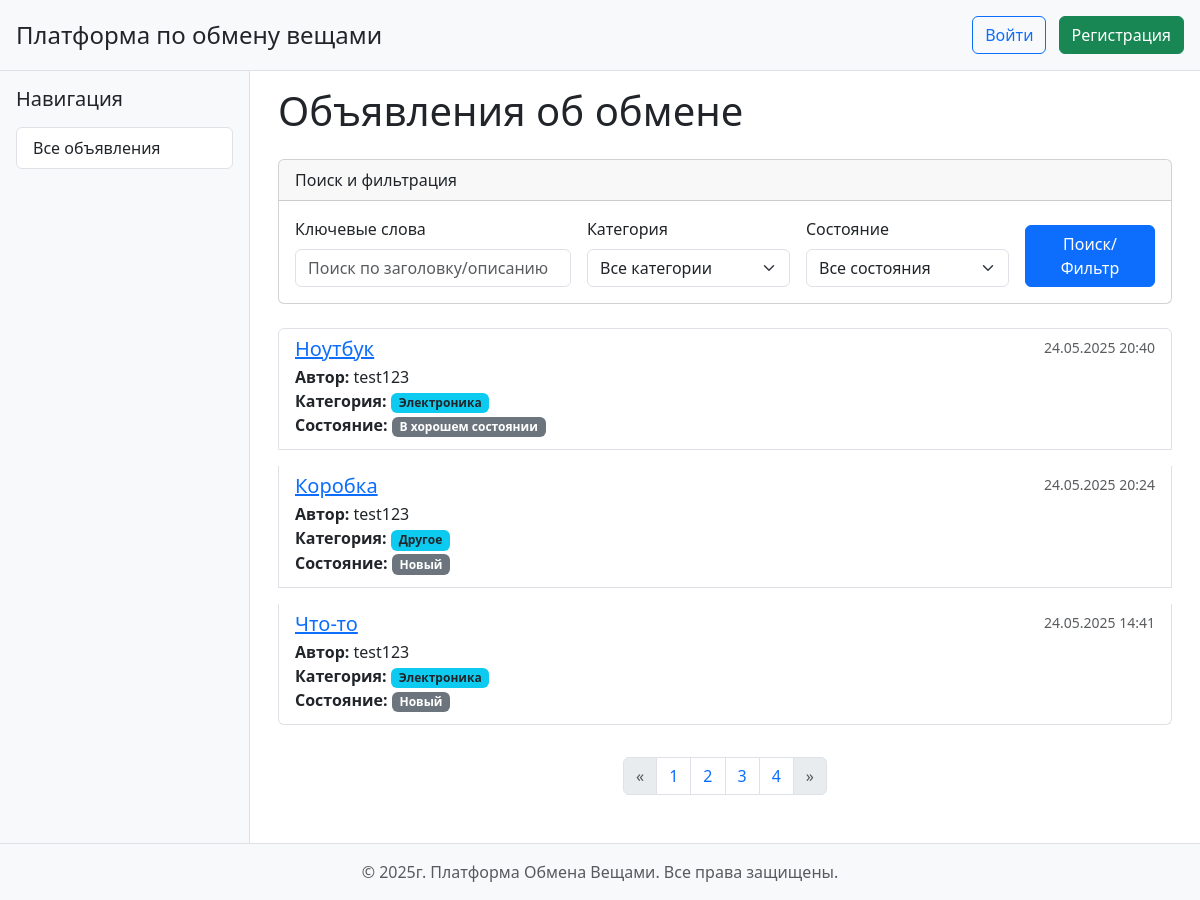
Before: / with the older database file.
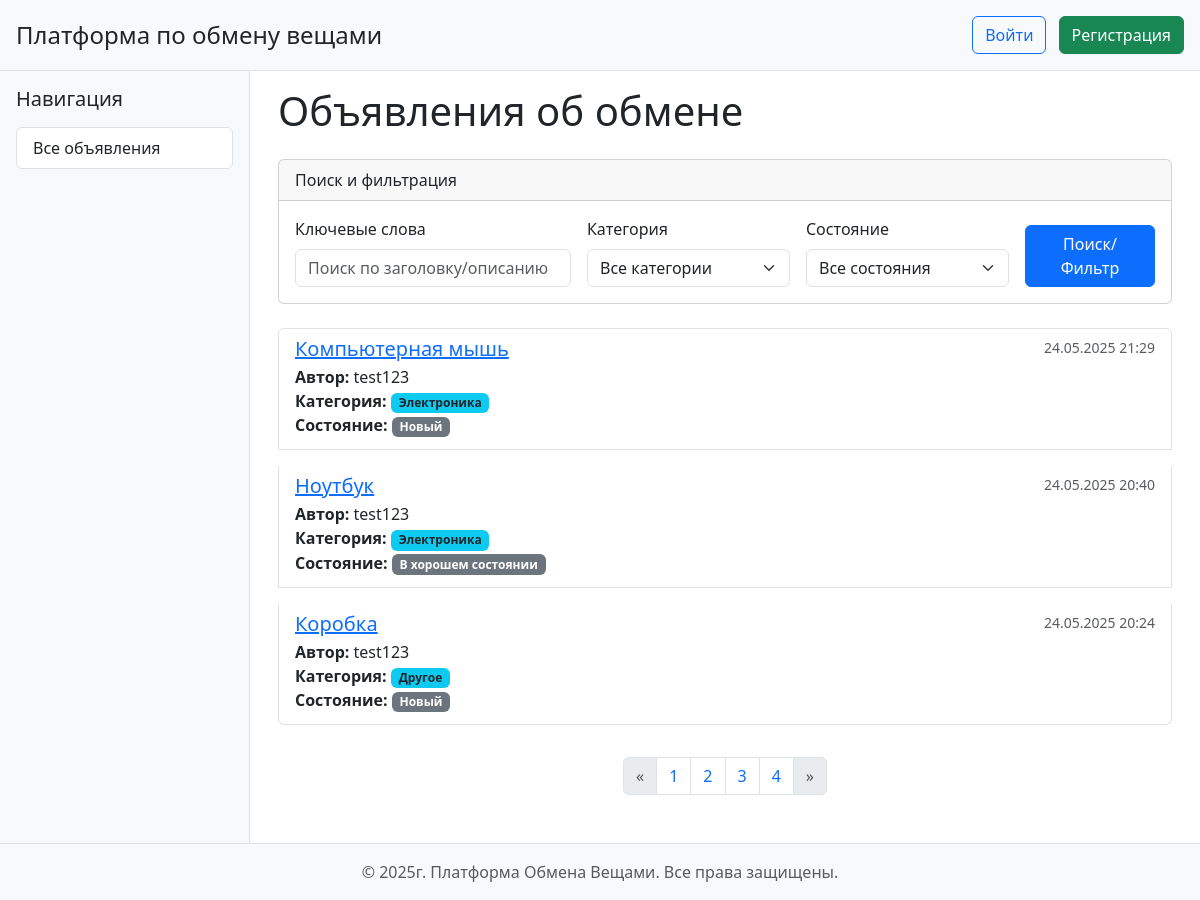
After: the same page with the newer database file.
### ads/models.py (models this page shows, shortened)
class Ad(models.Model):
    CONDITION_CHOICES = [
        ('new', 'Новый'),
        ('used', 'Б/у'),
        ('good', 'В хорошем состоянии'),
        ('fair', 'Удовлетворительное'),
    ]
    CATEGORY_CHOICES = [
        ('electronics', 'Электроника'),
        ('books', 'Книги'),
        ('clothes', 'Одежда'),
        ('home', 'Товары для дома'),
        ('sport', 'Спорт'),
        ('other', 'Другое'),
    ]
    user = models.ForeignKey(User, on_delete=models.CASCADE, related_name='ads')
    title = models.CharField(max_length=200, verbose_name='Название')
    description = models.TextField(max_length=255, verbose_name='Описание')
    image_url = models.URLField(blank=True, null=True, verbose_name='Ссылка на изображение')
    category = models.CharField(max_length=50, choices=CATEGORY_CHOICES, verbose_name='Категория')
    condition = models.CharField(max_length=50, choices=CONDITION_CHOICES, verbose_name='Состояние')
    created_at = models.DateTimeField(auto_now_add=True, verbose_name='Объявление создано')
    class Meta:
        ordering = ['-created_at'] # Сортировка по времени создания
        verbose_name = "Объявление"  # Человекочитаемое название модели в единственном числе.
        verbose_name_plural = "Объявления"  # Человекочитаемое название модели во множественном числе.

### ads/views.py (the view, shortened to what this page needs)
# urls.py: path('', views.AdListView.as_view(), name='ad_list'),
class AdListView(ListView):
    model = Ad
    template_name = 'ads/ad_list.html'
    context_object_name = 'page_obj'
    paginate_by = 3 # Добавлена пагинация
    def get_queryset(self):
        queryset = super().get_queryset().order_by('-created_at')
        query = self.request.GET.get('q')
        category = self.request.GET.get('category')
        condition = self.request.GET.get('condition')
        user_param = self.request.GET.get('user')
        my_ads_param = self.request.GET.get('my_ads')
        if query:
            queryset = queryset.filter(Q(title__icontains=query) | Q(description__icontains=query))
        if category:
            queryset = queryset.filter(category=category)
        if condition:
            queryset = queryset.filter(condition=condition)
        if my_ads_param and self.request.user.is_authenticated:
            queryset = queryset.filter(user=self.request.user)
        return queryset
    def get_context_data(self, **kwargs):
        context = super().get_context_data(**kwargs)
        context['categories'] = Ad.CATEGORY_CHOICES
        context['conditions'] = Ad.CONDITION_CHOICES
        context['current_query'] = self.request.GET.get('q', '')
        context['current_category'] = self.request.GET.get('category', '')
        context['current_condition'] = self.request.GET.get('condition', '')
        context['current_user_param'] = self.request.GET.get('user', '')
        context['current_my_ads_param'] = self.request.GET.get('my_ads', '')
        context['is_my_ads_filter_active'] = bool(self.request.GET.get('my_ads'))
        return context

### templates/ads/ad_list.html (shortened to what this page needs)
{% extends 'base.html' %}
{% block content %}
    <h1 class="mb-4">Объявления об обмене</h1>
    <div class="card mb-4">
        <div class="card-header">Поиск и фильтрация</div>
        <div class="card-body">
            <form method="get" action="{% url 'ad_list' %}" class="row g-3 align-items-end">
                <div class="col-md-4">
                    <label for="id_q" class="form-label">Ключевые слова</label>
                    <input type="text" class="form-control" id="id_q" name="q" placeholder="Поиск по заголовку/описанию" value="{{ current_query|default_if_none:'' }}">
                </div>
                <div class="col-md-3">
                    <label for="id_category" class="form-label">Категория</label>
                    <select class="form-select" id="id_category" name="category">
                        <option value="">Все категории</option>
                    </select>
                </div>
                <div class="col-md-3">
                    <label for="id_condition" class="form-label">Состояние</label>
                    <select class="form-select" id="id_condition" name="condition">
                        <option value="">Все состояния</option>
                    </select>
                </div>
                <div class="col-md-2 d-grid">
                    <button type="submit" class="btn btn-primary">Поиск/Фильтр</button>
                </div>
            </form>
        </div>
    </div>
    <div class="list-group">
        {% for ad in page_obj %}
            <div class="list-group-item list-group-item-action mb-3">
                <div class="d-flex w-100 justify-content-between">
                    <h5 class="mb-1"><a href="{% url 'ad_detail' pk=ad.pk %}">{{ ad.title }}</a></h5>
                    <small class="text-muted">{{ ad.created_at|date:"d.m.Y H:i" }}</small>
                </div>
                <p class="mb-1">
                    <strong>Автор:</strong> {{ ad.user.username }}<br>
                    <strong>Категория:</strong> <span class="badge bg-info text-dark">{{ ad.get_category_display }}</span><br>
                    <strong>Состояние:</strong> <span class="badge bg-secondary">{{ ad.get_condition_display }}</span>
                </p>
            </div>
        {% empty %}
            <div class="alert alert-info" role="alert">Объявлений пока нет.</div>
        {% endfor %}
    </div>
    {% include 'pagination.html' %}
{% endblock %}

### templates/base.html (shortened to what this page needs)
<!DOCTYPE html>
<html lang="ru">
<head>
    <link href="https://cdn.jsdelivr.net/npm/bootstrap@5.3.3/dist/css/bootstrap.min.css" rel="stylesheet">
    <link rel="stylesheet" href="https://cdn.jsdelivr.net/npm/bootstrap-icons@1.11.3/font/bootstrap-icons.min.css">
</head>
<body>
    <header class="p-3 bg-light border-bottom d-flex justify-content-between align-items-center">
        <h4 class="mb-0"><a class="text-dark text-decoration-none" href="{% url 'ad_list' %}">Платформа по обмену вещами</a></h4>
        {% if user.is_authenticated %}
            <div>
                <span class="me-3">Добро пожаловать, {{ user.username }}!</span>
                <a href="{% url 'password_change' %}" class="btn btn-outline-secondary">Сменить пароль</a>
                <form action="{% url 'logout' %}" method="post" class="logout-form">
                    {% csrf_token %}
                    <button type="submit" class="btn btn-outline-secondary">Выйти из аккаунта</button>
                </form>
            </div>
        {% else %}
            <div>
                <a href="{% url 'login' %}" class="btn btn-outline-primary me-2">Войти</a>
                <a href="{% url 'signup' %}" class="btn btn-success">Регистрация</a>
            </div>
        {% endif %}
    </header>
    <div class="wrapper">
        <div class="sidebar">
            <h5 class="mb-3">Навигация</h5>
            <div class="list-group">
                <a href="{% url 'ad_list' %}" class="list-group-item list-group-item-action">Все объявления</a>
            </div>
        </div>
        <main class="content">
            <div class="container-fluid">
                {% block content %}
                {% endblock %}
            </div>
        </main>
    </div>
    <footer class="footer mt-auto py-3 bg-light">
        <div class="container-fluid">
            <span class="text-muted">&copy; 2025г. Платформа Обмена Вещами. Все права защищены.</span>
        </div>
    </footer>
</body>
</html>

### templates/pagination.html (shortened to what this page needs)
{% if is_paginated %}
    <nav aria-label="Page navigation">
        <ul class="pagination justify-content-center p-3">
            {% if page_obj.has_previous %}
                <li class="page-item">
                    <a class="page-link" href="?page={{ page_obj.previous_page_number }}{% if current_query %}&q={{ current_query|urlencode }}{% endif %}{% if current_category %}&category={{ current_category|urlencode }}{% endif %}{% if current_condition %}&condition={{ current_condition|urlencode }}{% endif %}{% if current_user_param %}&user={{ current_user_param|urlencode }}{% endif %}{% if current_my_ads_param %}&my_ads={{ current_my_ads_param|urlencode }}{% endif %}" aria-label="Previous">
                        <span aria-hidden="true">&laquo;</span>
                    </a>
                </li>
            {% else %}
                <li class="page-item disabled">
                    <span class="page-link" aria-hidden="true">&laquo;</span>
                </li>
            {% endif %}
            {% for page_number in paginator.get_elided_page_range %}
                {% if page_number == paginator.ELLIPSIS %}
                    <li class="page-item disabled"><span class="page-link">{{ page_number }}</span></li>
                {% else %}
                    <li class="page-item {% if page_obj.number == page_number %}active{% endif %}">
                        <a class="page-link" href="?page={{ page_number }}">
                            {{ page_number }}
                        </a>
                    </li>
                {% endif %}
            {% endfor %}
            {% if page_obj.has_next %}
                <li class="page-item">
                    <a class="page-link" href="?page={{ page_obj.next_page_number }}{% if current_query %}&q={{ current_query|urlencode }}{% endif %}{% if current_category %}&category={{ current_category|urlencode }}{% endif %}{% if current_condition %}&condition={{ current_condition|urlencode }}{% endif %}{% if current_user_param %}&user={{ current_user_param|urlencode }}{% endif %}{% if current_my_ads_param %}&my_ads={{ current_my_ads_param|urlencode }}{% endif %}" aria-label="Next">
                        <span aria-hidden="true">&raquo;</span>
                    </a>
                </li>
            {% else %}
                <li class="page-item disabled">
                    <span class="page-link" aria-hidden="true">&raquo;</span>
                </li>
            {% endif %}
        </ul>
    </nav>
{% endif %}

### templates/base.html (style rules this page uses)
body { display: flex; min-height: 100vh; flex-direction: column; }
.wrapper { display: flex; flex: 1; }
.sidebar { width: 250px; flex-shrink: 0; background-color: #f8f9fa; padding: 1rem; border-right: 1px solid #dee2e6; }
.content { flex-grow: 1; padding: 1rem; }
.footer { padding: 1rem; background-color: #f8f9fa; border-top: 1px solid #dee2e6; text-align: center; }

Changed rows visible on the page:
no longer on this page (row unchanged): Ad: title "Что-то", created_at "24.05.2025 14:41", user.username "test123", category "Электроника", condition "Новый"
added Ad: title "Компьютерная мышь", created_at "24.05.2025 21:29", user.username "test123", category "Электроника", condition "Новый"
